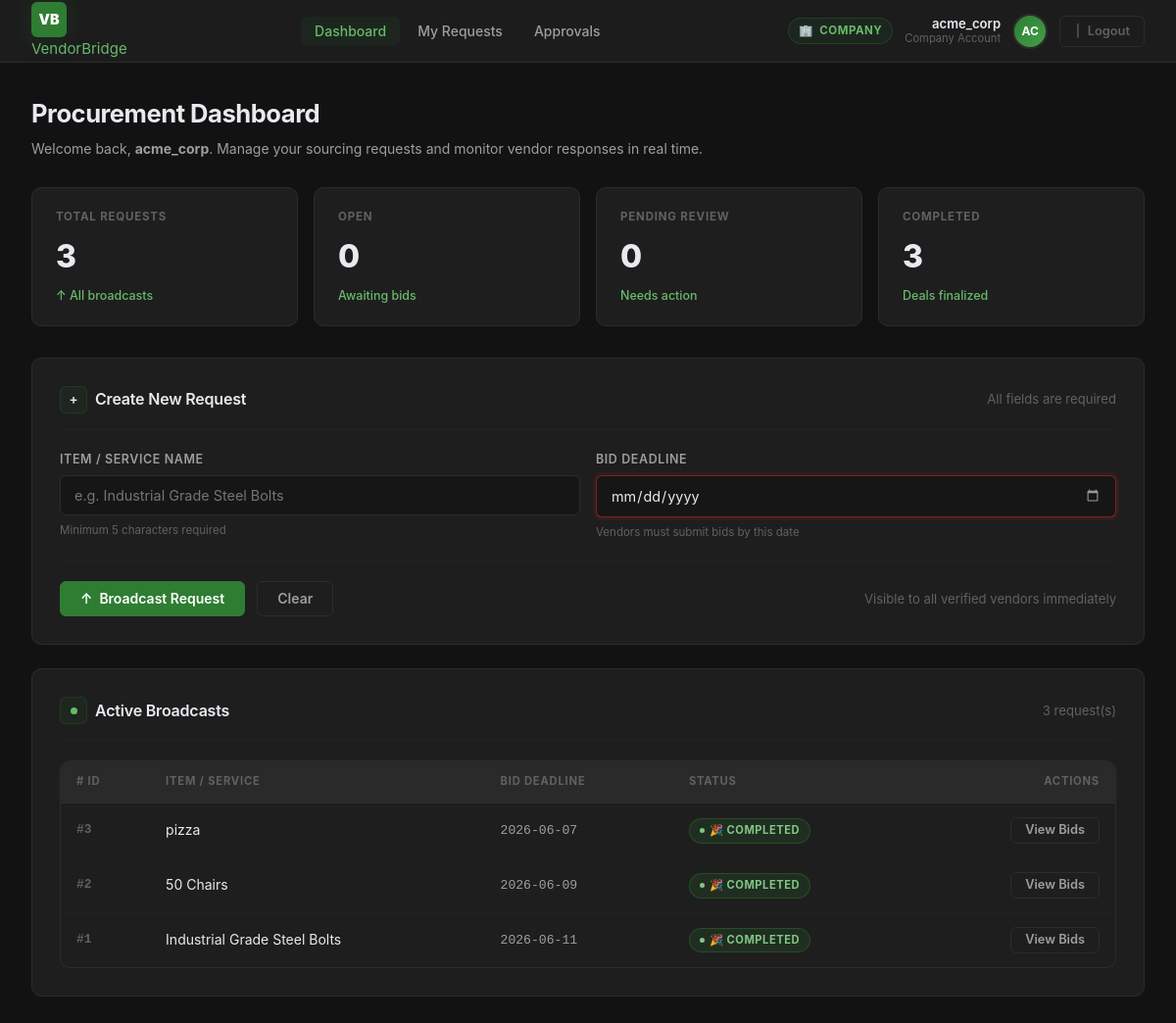
The app's page /company (signed in) with its own data.
### tables this page shows
CREATE TABLE requests (
                id        INTEGER PRIMARY KEY AUTOINCREMENT,
                item_name TEXT    NOT NULL,
                deadline  TEXT    NOT NULL,
                status    TEXT    NOT NULL DEFAULT 'Open'
            );

### app.py (the view)
@app.route("/company")
@login_required(role="company")
def company_dashboard():
    with get_db() as db:
        requests = db.execute("SELECT * FROM requests ORDER BY id DESC").fetchall()
    return render_template("company_dash.html", requests=requests)

### app.py (called while the page is built)
def get_db():
    conn = sqlite3.connect(DB_PATH)
    conn.row_factory = sqlite3.Row
    return conn

def login_required(role: str = None):
    import functools
    def decorator(fn):
        @functools.wraps(fn)
        def wrapper(*args, **kwargs):
            if not session.get("role"):
                flash("Please log in to continue.", "warning")
                return redirect(url_for("login"))
            if role and session.get("role") != role:
                flash(f"Access denied: this page is for {role} accounts only.", "error")
                return redirect(url_for("login"))
            return fn(*args, **kwargs)
        return wrapper
    return decorator

### templates/company_dash.html (shortened to what this page needs)
<!DOCTYPE html>
<html lang="en">
<head>
  <link rel="stylesheet" href="{{ url_for('static', filename='style.css') }}" />
</head>
<body>
{% if session.get('role') != 'company' %}
  <script>window.location.replace("/?role=company");</script>
  <noscript>
    <meta http-equiv="refresh" content="0;url=/?role=company" />
  </noscript>
{% else %}
<header>
  <nav class="navbar" role="navigation" aria-label="Company Navigation">
    <a class="navbar-brand" href="/company" aria-label="VendorBridge home">
      <div class="brand-icon" aria-hidden="true">VB</div>
      VendorBridge
    </a>
    <ul class="navbar-links" role="list">
      <li><a href="/company"   class="nav-link active" aria-current="page">Dashboard</a></li>
      <li><a href="#requests-section" class="nav-link">My Requests</a></li>
      <li><a href="/approval"  class="nav-link">Approvals</a></li>
    </ul>
    <div class="navbar-right">
      <span class="nav-badge">&#127970;&nbsp; Company</span>
      <div class="nav-user-info" aria-label="Logged-in user">
        <span class="nav-user-name">{{ session.get('username', 'Company User') }}</span>
        <span class="nav-user-role">Company Account</span>
      </div>
      <div class="nav-avatar" aria-hidden="true">
        {{ session.get('username', 'CO')[0:2] | upper }}
      </div>
      <form action="/logout" method="POST" style="margin:0;">
        <button type="submit" class="btn-logout" id="company-logout-btn" aria-label="Logout">
          &#9168;&nbsp; Logout
        </button>
      </form>
    </div>
  </nav>
</header>
<main class="page-wrapper">
  <div class="page-header animate-in">
    <h1 class="page-title">Procurement Dashboard</h1>
    <p class="page-subtitle">
      Welcome back, <strong>{{ session.get('username', 'Company') }}</strong>.
      Manage your sourcing requests and monitor vendor responses in real time.
    </p>
  </div>
  <div class="stats-grid animate-in animate-delay-1">
    <div class="stat-card">
      <span class="stat-label">Total Requests</span>
      <span class="stat-value">{{ requests | length }}</span>
      <span class="stat-delta">&#8593; All broadcasts</span>
    </div>
    <div class="stat-card">
      <span class="stat-label">Open</span>
      <span class="stat-value">{{ requests | selectattr('status', 'equalto', 'Open') | list | length }}</span>
      <span class="stat-delta">Awaiting bids</span>
    </div>
    <div class="stat-card">
      <span class="stat-label">Pending Review</span>
      <span class="stat-value">{{ requests | selectattr('status', 'equalto', 'Pending') | list | length }}</span>
      <span class="stat-delta">Needs action</span>
    </div>
    <div class="stat-card">
      <span class="stat-label">Completed</span>
      <span class="stat-value">{{ requests | selectattr('status', 'equalto', 'Completed') | list | length }}</span>
      <span class="stat-delta">Deals finalized</span>
    </div>
  </div>
  <section class="card animate-in animate-delay-2" aria-labelledby="create-request-title">
    <div class="card-header">
      <h2 class="card-title" id="create-request-title">
        <span class="card-title-icon" aria-hidden="true">&#43;</span>
        Create New Request
      </h2>
      <span class="text-muted">All fields are required</span>
    </div>
    <form
      id="create-request-form"
      action="/submit_request"
      method="POST"
      novalidate
    >
      <div class="form-grid">
        <div class="form-group">
          <label for="item_name">Item / Service Name</label>
          <input
            type="text"
            id="item_name"
            name="item_name"
            placeholder="e.g. Industrial Grade Steel Bolts"
            required
            minlength="5"
            maxlength="200"
            autocomplete="off"
            aria-required="true"
            aria-describedby="item_name_hint"
          />
          <span id="item_name_hint" class="form-hint">Minimum 5 characters required</span>
        </div>
        <div class="form-group">
          <label for="deadline">Bid Deadline</label>
          <input
            type="date"
            id="deadline"
            name="deadline"
            required
            aria-required="true"
            aria-describedby="deadline_hint"
          />
          <span id="deadline_hint" class="form-hint">Vendors must submit bids by this date</span>
        </div>
      </div>
      <div class="form-actions">
        <button type="submit" class="btn btn-primary" id="submit-request-btn">
          &#8593;&nbsp; Broadcast Request
        </button>
        <button type="reset" class="btn btn-ghost">Clear</button>
        <span class="text-muted ml-auto">Visible to all verified vendors immediately</span>
      </div>
    </form>
  </section>
  <section class="card animate-in animate-delay-3" id="requests-section" aria-labelledby="broadcasts-title">
    <div class="card-header">
      <h2 class="card-title" id="broadcasts-title">
        <span class="card-title-icon"><span class="live-dot" aria-hidden="true"></span></span>
        Active Broadcasts
      </h2>
      <span class="text-muted">{{ requests | length }} request(s)</span>
    </div>
    {% if requests %}
      <div class="table-wrapper">
        <table id="broadcasts-table" aria-label="Active procurement broadcasts">
          <thead>
            <tr>
              <th scope="col">#&nbsp;ID</th>
              <th scope="col">Item / Service</th>
              <th scope="col">Bid Deadline</th>
              <th scope="col">Status</th>
              <th scope="col" class="text-right">Actions</th>
            </tr>
          </thead>
          <tbody>
            {% for req in requests %}
            <tr>
              <td class="td-id">#{{ req.id }}</td>
              <td>{{ req.item_name }}</td>
              <td class="td-mono">{{ req.deadline }}</td>
              <td>
                {% if req.status == 'Open' %}
                  <span class="badge badge-open">{{ req.status }}</span>
                {% elif req.status == 'Pending' %}
                  <span class="badge badge-pending">{{ req.status }}</span>
                {% elif req.status == 'Completed' %}
                  <span class="badge badge-completed">&#127881; Completed</span>
                {% else %}
                  <span class="badge badge-closed">{{ req.status }}</span>
                {% endif %}
              </td>
              <td class="text-right">
                <a href="/approval?req_id={{ req.id }}" class="btn btn-sm btn-ghost">
                  View Bids
                </a>
              </td>
            </tr>
            {% endfor %}
          </tbody>
        </table>
      </div>
    {% else %}
      <div class="empty-state">
        <div class="empty-state-icon" aria-hidden="true">&#128203;</div>
        <p class="empty-state-title">No active broadcasts yet</p>
        <p class="empty-state-text">Create your first procurement request using the form above.</p>
      </div>
    {% endif %}
  </section>
</main>
{% endif %}
</body>
</html>

### records on screen
requests: id "3", item_name "pizza", deadline "2026-06-07", status "🎉 COMPLETED"
requests: id "2", item_name "50 Chairs", deadline "2026-06-09", status "🎉 COMPLETED"
requests: id "1", item_name "Industrial Grade Steel Bolts", deadline "2026-06-11", status "🎉 COMPLETED"

### other values on screen
{{ session.get('username', 'Company User') }} "acme_corp"
{{ session.get('username', 'CO')[0:2] | upper }} "AC"
{{ session.get('username', 'Company') }} "acme_corp"
{{ requests | length }} "3"
{{ requests | selectattr('status', 'equalto', 'Open') | list | length }} "0"
{{ requests | selectattr('status', 'equalto', 'Pending') | list | length }} "0"
